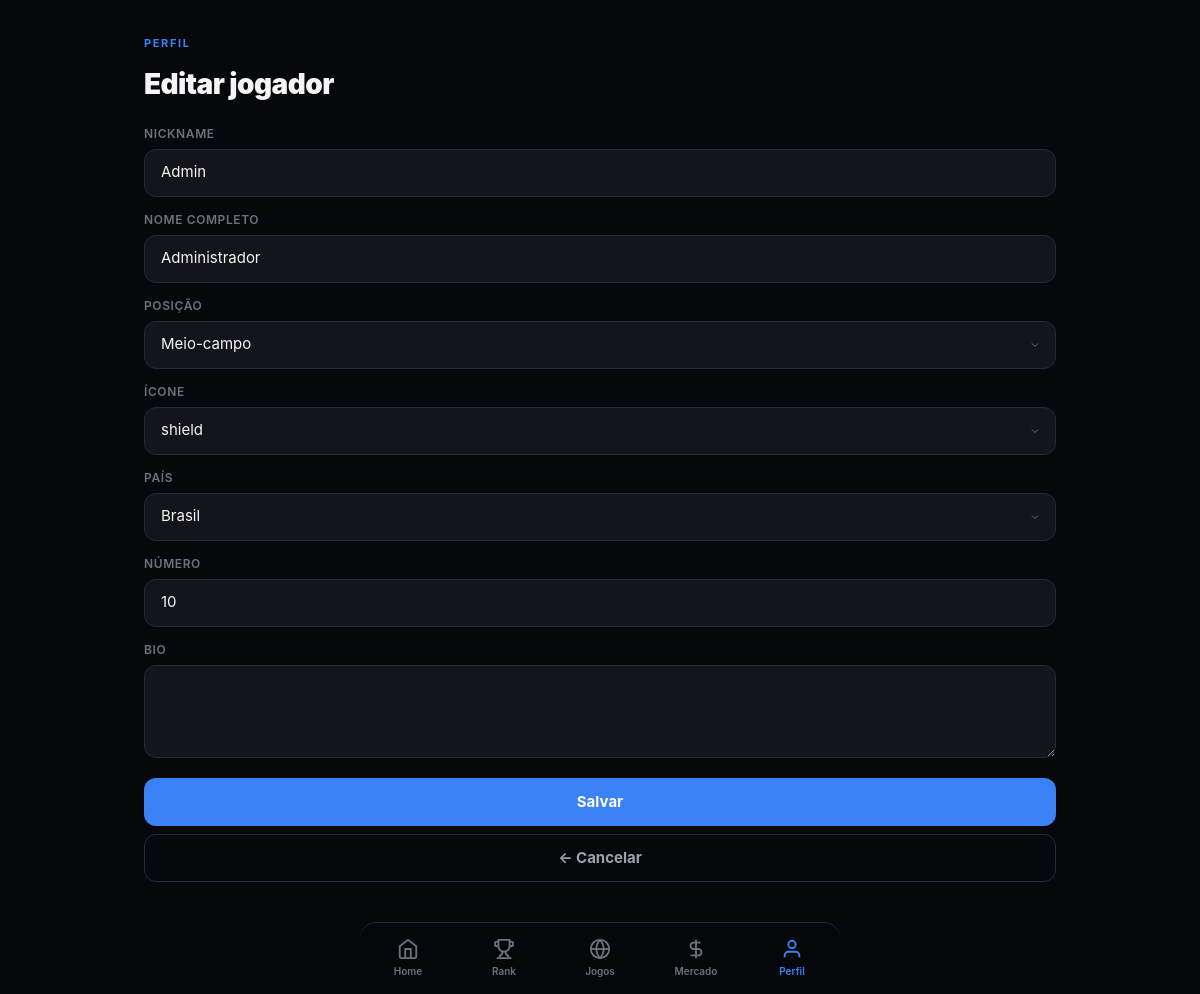
/profile/edit (signed in), run on the app's committed database.
### models.py (models this page shows)
class Player(db.Model):
    __tablename__ = 'players'
    id = db.Column(db.Integer, primary_key=True)
    user_id = db.Column(db.Integer, db.ForeignKey('users.id'), unique=True, nullable=False)
    nickname = db.Column(db.String(40), nullable=False)
    display_name = db.Column(db.String(100), nullable=False)
    avatar_url = db.Column(db.String(512))
    icon_key = db.Column(db.String(32), nullable=False, default='zap')
    country_code = db.Column(db.String(3), default='ESP')
    position = db.Column(db.String(16), nullable=False, default='FORWARD')
    number = db.Column(db.Integer, default=10)
    bio = db.Column(db.Text)
    created_at = db.Column(db.DateTime, nullable=False, default=utcnow)
    updated_at = db.Column(db.DateTime, nullable=False, default=utcnow, onupdate=utcnow)

### routes/player.py (the view, shortened to what this page needs)
@player_bp.route('/profile/edit', methods=['GET', 'POST'])
@login_required
def profile_edit():
    from models import User
    user = db.session.get(User, session['user_id'])
    if not user or not user.player:
        flash('Configure seu perfil primeiro.', 'warning')
        return redirect(url_for('auth.login'))
    player = user.player
    return render_template('profile_edit.html', player=player)

### templates/profile_edit.html (shortened to what this page needs)
{% extends "base.html" %}
{% block content %}
<div class="container">
  <div class="page-header">
    <p class="label">PERFIL</p>
    <h1>Editar jogador</h1>
  </div>
  <form method="POST">
    <div class="form-group">
      <label>Nickname</label>
      <input class="form-input" name="nickname" value="{{ player.nickname }}" required maxlength="40">
    </div>
    <div class="form-group">
      <label>Nome completo</label>
      <input class="form-input" name="display_name" value="{{ player.display_name or '' }}">
    </div>
    <div class="form-group">
      <label>Posição</label>
      <select class="form-input" name="position">
        <option value="MIDFIELDER" {% if player.position == 'MIDFIELDER' %}selected{% endif %}>Meio-campo</option>
      </select>
    </div>
    <div class="form-group">
      <label>Ícone</label>
      <select class="form-input" name="icon_key">
        {% for icon in ['zap','flame','crosshair','shield','star','skull','orbit','ghost','sparkles','target','hexagon'] %}
          <option value="{{ icon }}" {% if player.icon_key == icon %}selected{% endif %}>{{ icon }}</option>
        {% endfor %}
      </select>
    </div>
    <div class="form-group">
      <label>País</label>
      <select class="form-input" name="country_code">
        {% for code, name in [('ESP','Espanha'),('FRA','Franca'),('ITA','Italia'),('ENG','Inglaterra'),('GER','Alemanha'),('BRA','Brasil'),('ARG','Argentina'),('POR','Portugal')] %}
          <option value="{{ code }}" {% if player.country_code == code %}selected{% endif %}>{{ name }}</option>
        {% endfor %}
      </select>
    </div>
    <div class="form-group">
      <label>Número</label>
      <input class="form-input" type="number" name="number" value="{{ player.number or 10 }}" min="1" max="99">
    </div>
    <div class="form-group">
      <label>Bio</label>
      <textarea class="form-input" name="bio" rows="3" style="min-height:auto;padding:12px 16px">{{ player.bio or '' }}</textarea>
    </div>
    <button type="submit" class="btn btn-primary btn-block">Salvar</button>
  </form>
  <div class="mt-2">
    <a href="{{ url_for('player.profile') }}" class="btn btn-ghost btn-block">← Cancelar</a>
  </div>
</div>
{% endblock %}

### static/style.css (style rules this page uses)
:root { --bg: #07080b; --bg-card: rgba(20, 21, 27, 0.85); --bg-card-solid: #14151b; --border: #292b33; --text: #f5f5f5; --text-dim: #71717a; --text-muted: #a1a1aa; --accent: #3b82f6; --accent-dark: #1e40af; --accent-light: #60a5fa; --danger: #ef4444; --success: #22c55e; --warning: #eab308; --radius: 16px; --radius-sm: 12px; --nav-height: 72px; }
*, *::before, *::after { box-sizing: border-box; }
body { margin: 0; background: var(--bg); color: var(--text); font-family: -apple-system, BlinkMacSystemFont, 'Segoe UI', Roboto, sans-serif; -webkit-font-smoothing: antialiased; line-height: 1.5; }
a { color: var(--accent-light); text-decoration: none; }
input, select, textarea, button { font: inherit; border: none; outline: none; }
.container { max-width: 640px; margin: 0 auto; padding: 16px; }
@media (min-width: 768px) { .container { max-width: 720px; padding: 24px; } }
@media (min-width: 1024px) { .container { max-width: 960px; } }
.page-header { margin-bottom: 20px; }
.page-header .label { font-size: 11px; font-weight: 700; letter-spacing: 0.15em; text-transform: uppercase; color: var(--accent); }
.page-header h1 { font-size: 28px; font-weight: 900; margin: 4px 0 0; letter-spacing: -0.02em; }
.btn { display: inline-flex; align-items: center; justify-content: center; min-height: 48px; border-radius: var(--radius-sm); font-weight: 700; font-size: 15px; cursor: pointer; transition: opacity 0.15s, transform 0.1s; text-decoration: none; border: none; padding: 0 20px; box-sizing: border-box; }
.btn-block { display: flex; width: 100%; }
.btn-primary { background: var(--accent); color: white; }
.btn-ghost { background: transparent; color: var(--text-muted); border: 1px solid var(--border); }
.form-group { margin-bottom: 14px; }
.form-group label { display: block; font-size: 12px; font-weight: 600; color: var(--text-dim); margin-bottom: 6px; text-transform: uppercase; letter-spacing: 0.05em; }
.form-input { width: 100%; min-height: 48px; padding: 0 16px; background: var(--bg-card-solid); border: 1px solid var(--border); border-radius: var(--radius-sm); color: var(--text); font-size: 15px; }
.form-input::placeholder { color: var(--text-dim); }
select.form-input { appearance: none; background-repeat: no-repeat; background-position: right 14px center; padding-right: 36px; }
.mt-2 { margin-top: 8px; }

### data on the page
Player: nickname "Admin", display_name "Administrador", position "Meio-campo", icon_key "shield", country_code "Brasil", number "10"
